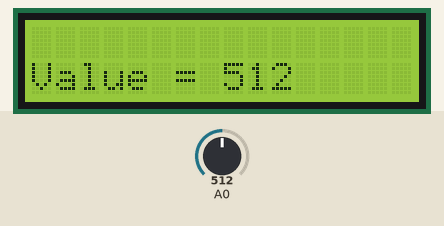
Simulated run of this sketch. Board: Arduino Uno, built with avr-gcc and run on an emulated ATmega328P. Shown: 16×2 character LCD. The test bench sets the inputs (shaded band); at power-on: A0 = 512.

Above: at 1.2 s.
1.3 s: A0 set to 716
At 2.2 s:
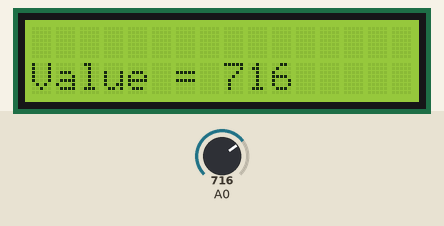
3.0 s: A0 set to 900
At 3.8 s:
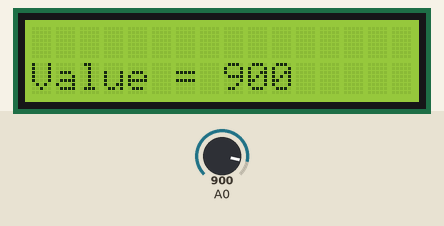
4.5 s: A0 set to 1023
At 5.4 s:
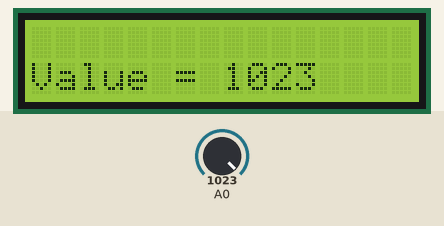
Timing chart, 0 to 7.5 s (numbered marks = the images above; inputs shaded):
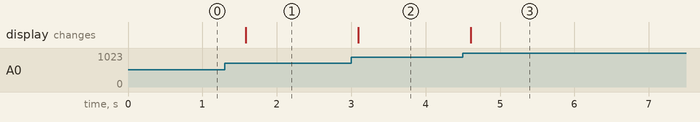

The sketch:

Prak_3.2.ino
```cpp
#include <LiquidCrystal.h>
LiquidCrystal lcd(2,3,4,5,6,7);

void setup() {
  // put your setup code here, to run once:
lcd.begin(16,2);
lcd.clear();
lcd.setCursor(0,0);
lcd.print("ADC Example on AC");
analogReference(DEFAULT);
}

void loop() {
  // put your main code here, to run repeatedly:
unsigned int dataADC = analogRead(A0);
lcd.clear();
lcd.setCursor(0,1);
lcd.print("Value = ");
lcd.print(dataADC);
delay(500);
}
```

Measured:
- after the input at 1.3 s, the display: changes after 0.28 s (image 1)
- after the input at 3.0 s, the display: changes after 0.10 s (image 2)
- after the input at 4.5 s, the display: changes after 0.11 s (image 3)
